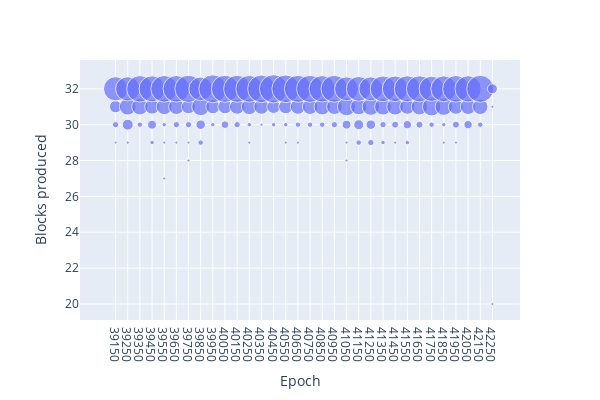

The code cell stored with this chart in its notebook:
### Markdown cell above
### Proposed blocks count

### Code cell
bucket_size = 100
df3["bucket"] = np.floor_divide(df3["epoch"], bucket_size)
df3["n_bxs"] = 1
df_bucket = df3[["bucket", "block_count", "n_bxs"]].groupby(["bucket", "block_count"]).sum("n_bxs").reset_index()
df_bucket["epoch"] = df_bucket["bucket"] * bucket_size + bucket_size / 2.0

fig = px.scatter(df_bucket, x = 'epoch', y = 'block_count', size = 'n_bxs', width=600, height=400, labels={ "block_count": "Blocks produced", "epoch": "Epoch", "n_bxs": "Count" })
fig.update_layout(xaxis=dict(
    tickmode = 'array',
    tickvals = df_bucket['epoch'],
    ticktext = [str(int(s)) for s in df_bucket['epoch']]
))
